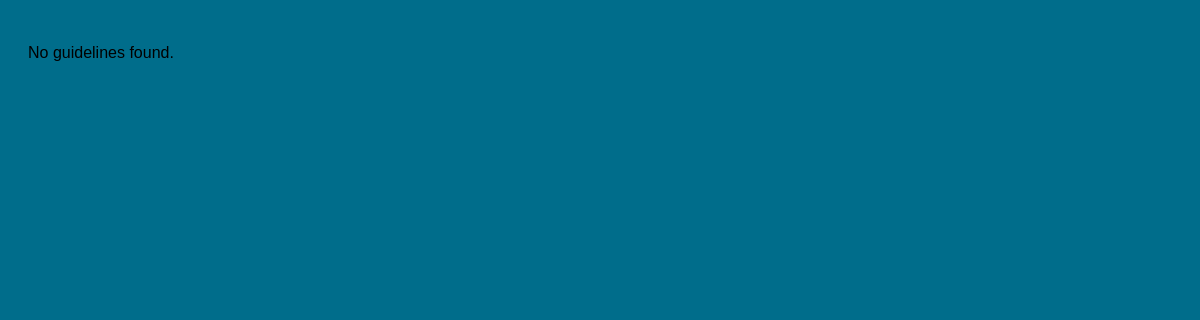
The app's page /home/view-guidelines.php, older data.
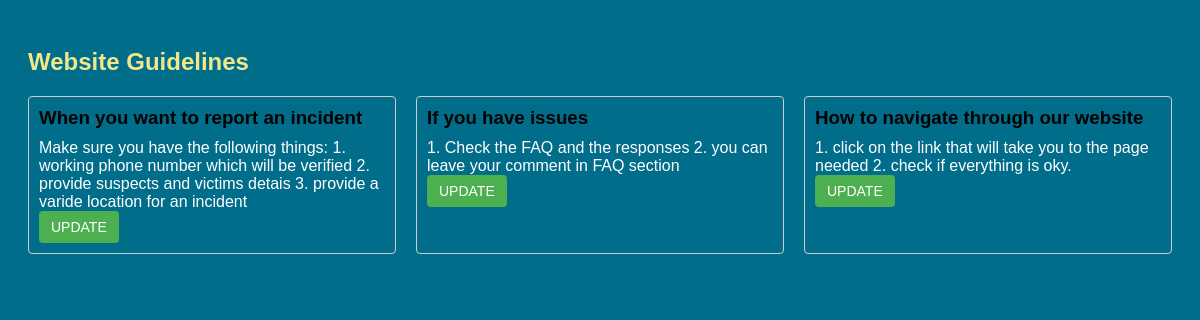
The same page, newer data.
### tables this page shows
CREATE TABLE `guidelines` (
  `id` int(11) NOT NULL,
  `title` varchar(255) DEFAULT NULL,
  `content` text DEFAULT NULL,
  `created_at` timestamp NOT NULL DEFAULT current_timestamp()
);

### home/view-guidelines.php (the view, shortened to what this page needs)
<!DOCTYPE html>
<html>
<head>
</head>
<body>
    <?php
include("../db/Connections.php");
    $sql = "SELECT * FROM guidelines";
    $result = mysqli_query($conn, $sql);
    if (mysqli_num_rows($result) > 0) {
        echo "<h2>Website Guidelines</h2>";
        echo "<div class='guidelines'>";
        while ($row = mysqli_fetch_assoc($result)) {
            echo "<div class='guideline'>";
            echo "<h3>" . $row['title'] . "</h3>";
            echo "<p>" . $row['content'] . "</p>";
            echo "<form method='GET' action='update-guidelines.php'>";
            echo "<input type='submit' class='update-button' value='Update'>";
            echo "</form>";
            echo "</div>";
        }
        echo "</div>";
    } else {
        echo "<p>No guidelines found.</p>";
    }
    ?>
</body>
</html>

Row changes from the older to the newer data that the page shows:
added guidelines: title "When you want to report an incident", content "Make sure you have the following things: 1. working phone number which will be verified 2. provide suspects and victims detais 3. provide a varide location for an incident"
added guidelines: title "If you have issues", content "1. Check the FAQ and the responses 2. you can leave your comment in FAQ section"
added guidelines: title "How to navigate through our website", content "1. click on the link that will take you to the page needed 2. check if everything is oky."
Text that changed along with them:
text no longer shown: "No guidelines found."
text now shown: "Website Guidelines"
